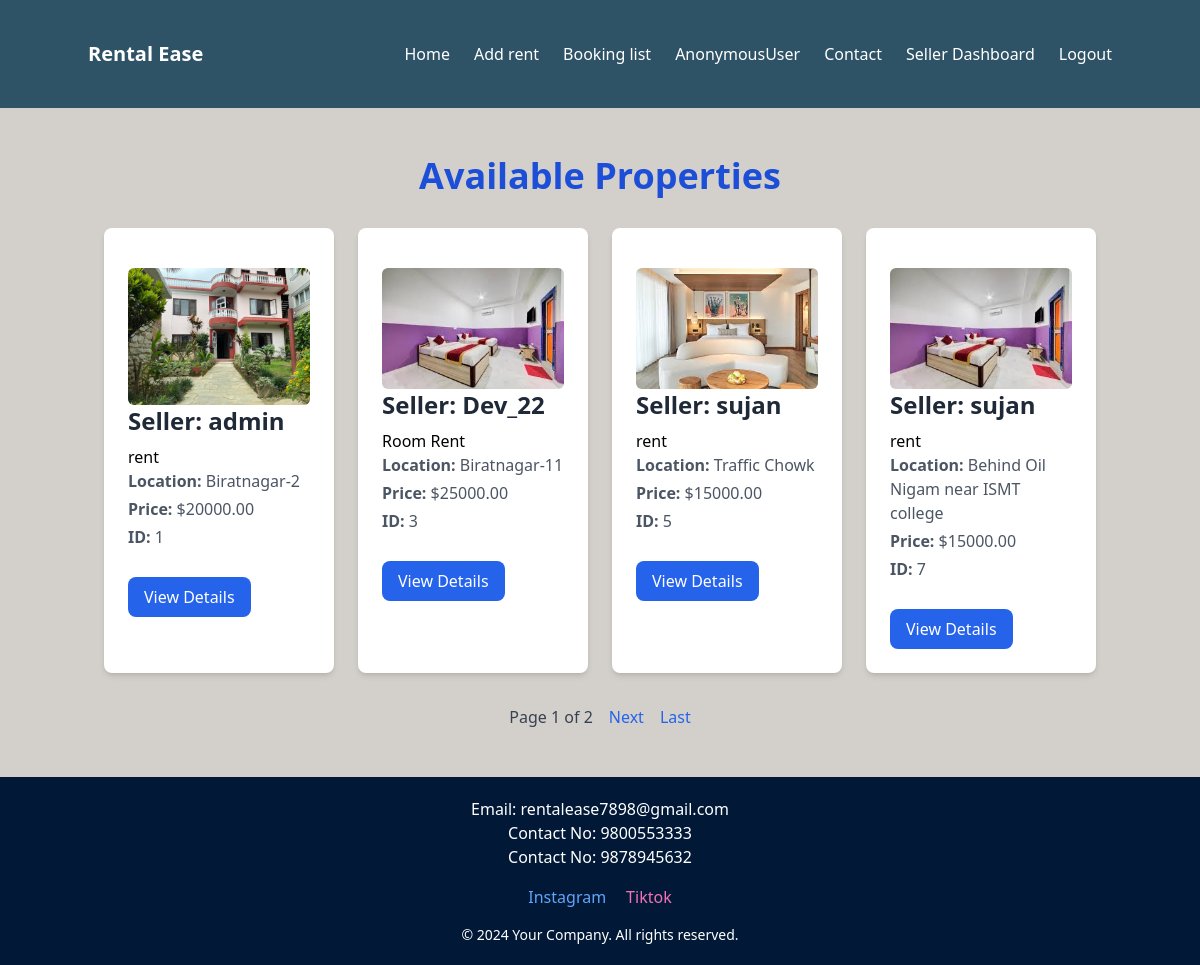
/property, run on the app's committed database.
### app/models.py (models this page shows, shortened)
class Property(models.Model):
    seller = models.ForeignKey(User, on_delete=models.CASCADE, related_name='properties',default=True)
    title = models.CharField(max_length=255)
    description = models.TextField()
    price = models.DecimalField(max_digits=10, decimal_places=2)
    location = models.CharField(max_length=255)
    approval_status = models.CharField(
        max_length=10,
        choices=[('approved', 'Approved'), ('rejected', 'Rejected'), ('pending', 'Pending')],
        default='pending'
    )
    is_available = models.BooleanField(default=True)
    is_booked = models.BooleanField(default=False)
    image = models.ImageField(upload_to='property_images/', blank=True, null=True)
    slug = models.SlugField(unique=True, blank=True)  # Unique slug for the property

### app/views.py (the view)
# urls.py: path('property', Properties, name='allproperties'),
def Properties(request):
    property=Property.objects.filter(is_booked=False)
    paginator = Paginator(property, 4)  # Show 4 properties per page
    page_number = request.GET.get('page')  # Get the page number from URL
    page_obj = paginator.get_page(page_number)  # Get the corresponding page object
    context={
        'property':property,
        'page_obj':page_obj
    }
    return render(request,'property.html',context)

### app/templates/property.html (shortened to what this page needs)
{% extends 'navbar_footer.html' %} {% block content %}
<body class="bg-[#D3D0CBFF] font-sans">
  <div class="container mx-auto px-4 py-12">
    <h1 class="text-4xl font-bold text-blue-700 text-center mb-8">
      Available Properties
    </h1>
    <div class="grid gap-6 md:grid-cols-2 lg:grid-cols-4">
      {% if page_obj.object_list %} {% for item in page_obj.object_list %}
      <div
        class="bg-white rounded-lg shadow-md p-6 transform hover:scale-105 transition duration-300"
      >
      {% if item.image %}
      <img
        src="{{ item.image.url }}"
        alt="{{ item.title }}"
        class="mt-4 rounded-md max-w-full max-h-30 object-contain"
      />
      {% else %}
      <div
        class="mt-4 rounded-md max-w-full max-h-30 bg-gray-200 flex items-center justify-center"
      >
        <span class="text-gray-500">No Image Available</span>
      </div>
      {% endif %}
        <h2 class="text-2xl font-semibold text-gray-800 mb-2">
          Seller: {{ item.seller }}
        </h2>
        <a href="{% if item.slug %}{% url 'property_detail' slug=item.slug %}{% else %}#{% endif %}">
          {{ item.title }}
        </a>
        <p class="text-gray-600 mb-1">
          <strong>Location:</strong> {{ item.location }}
        </p>
        <p class="text-gray-600 mb-1">
          <strong>Price:</strong> ${{ item.price }}
        </p>
        <p class="text-gray-600 mb-3"><strong>ID:</strong> {{ item.id }}</p>
        <a
          href="{% url 'book_property' item.id %}"
          class="inline-block bg-blue-600 text-white py-2 px-4 rounded-lg hover:bg-blue-700 transition duration-300 mt-4"
        >
          View Details
        </a>
      </div>
      {% endfor %} {% else %}
      <p class="text-center text-gray-500 col-span-full">
        No properties available at the moment.
      </p>
      {% endif %}
    </div>
    <div class="flex justify-center mt-8">
      <div class="flex items-center space-x-4">
        <span class="text-gray-700 font-medium">
          Page {{ page_obj.number }} of {{ page_obj.paginator.num_pages }}
        </span>
        {% if page_obj.has_next %}
        <a
          href="?page={{ page_obj.next_page_number }}"
          class="text-blue-600 hover:text-blue-700 font-medium"
        >
          Next
        </a>
        <a
          href="?page={{ page_obj.paginator.num_pages }}"
          class="text-blue-600 hover:text-blue-700 font-medium"
        >
          Last
        </a>
        {% endif %}
      </div>
    </div>
    </div>
  </div>
</body>
{% endblock %}

### data on the page
Property: image (picture), seller "admin", title "rent", location "Biratnagar-2", price "20000.00", id "1"
Property: image (picture), seller "Dev_22", title "Room Rent", location "Biratnagar-11", price "25000.00", id "3"
Property: image (picture), seller "sujan", title "rent", location "Traffic Chowk", price "15000.00", id "5"
Property: image (picture), seller "sujan", title "rent", location "Behind Oil Nigam near ISMT college", price "15000.00", id "7"

### other printed values
{{ request.user }} "AnonymousUser"
{{ page_obj.number }} "1"
{{ page_obj.paginator.num_pages }} "2"
